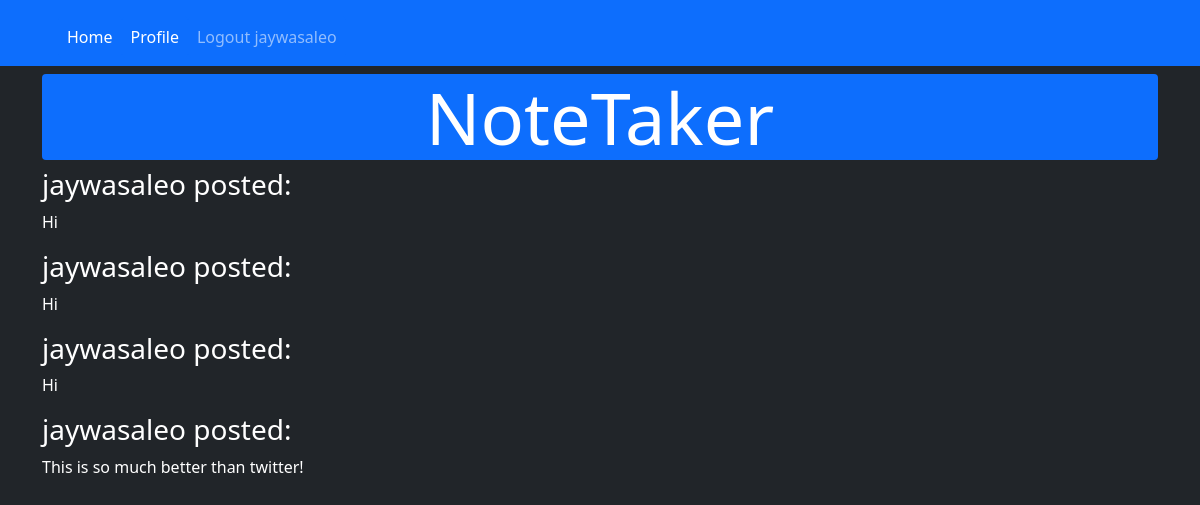
Page / (signed in) on the earlier database version.
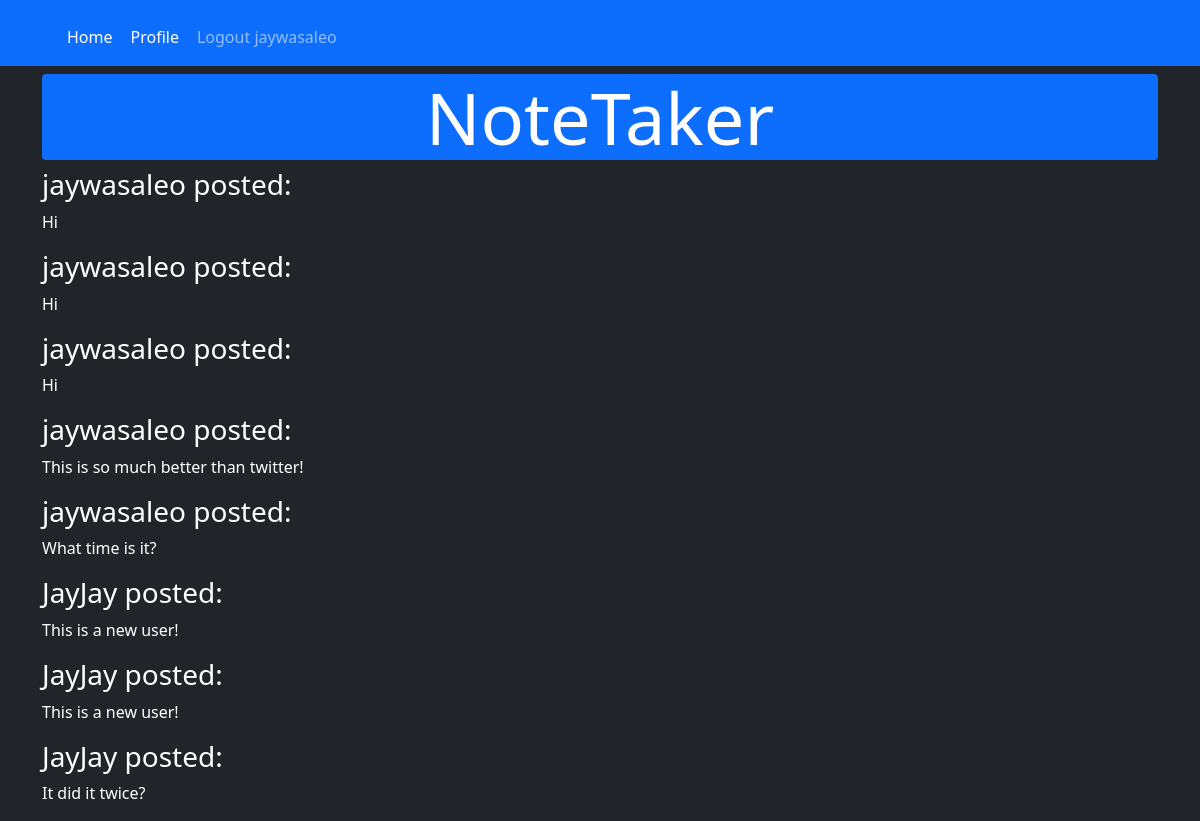
Same page on the later database version.
### website/models.py (models this page shows)
class User(db.Model, UserMixin):
    id = db.Column(db.Integer, primary_key = True)
    email = db.Column(db.String(150), unique = True)
    password = db.Column(db.String(150))
    username = db.Column(db.String(50))
    notes = db.relationship('Note')

class Note(db.Model):
    id = db.Column(db.Integer, primary_key = True)
    data = db.Column(db.String(10000))
    date = db.Column(db.DateTime(timezone = True), default = func.now())
    user_id = db.Column(db.Integer, db.ForeignKey('user.id'))

### website/views.py (the view, shortened to what this page needs)
@views.route('/', methods=['GET', 'POST'])
@login_required
def home():
    all_notes = Note.query.all()
    all_users = User.query.all()
    return render_template("home.html", user=current_user, notelist=all_notes, userlist=all_users)

### website/__init__.py (called while the page is built)
def create_app():
    app = Flask(__name__)
    app.config['SECRET_KEY'] = 'asddfgghjhjk'
    app.config['SQLALCHEMY_DATABASE_URI'] = f'sqlite:///{DB_NAME}'
    db.init_app(app)
    from .views import views
    from .auth import auth
    app.register_blueprint(views, url_prefix='/')
    app.register_blueprint(auth, url_prefix='/')
    from .models import User, Note
    with app.app_context():
        db.create_all()
    login_manager = LoginManager()
    login_manager.login_view = 'auth.login'
    login_manager.init_app(app)
    @login_manager.user_loader
    def load_user(id):
        return User.query.get(int(id))
    return app

### website/templates/home.html
{% extends "base.html" %} {% block title %}Home{% endblock %}
{% block content%}
<h1 class="display-2 text-center bg-primary rounded">
    NoteTaker
</h1>
{% for note in notelist %}
    {% for user in userlist %}
        {% if user.id == note.user_id %}
            <h3>{{ user.username }} posted: </h3>
            <p>{{note.data}}</p>
        {% endif %}
    {% endfor %}
{% endfor %}
{% endblock %}

### website/templates/base.html (shortened to what this page needs)
<!DOCTYPE html>
<html lang="en">
<head>
    <link href="https://cdn.jsdelivr.net/npm/bootstrap@5.0.2/dist/css/bootstrap.min.css" rel="stylesheet">
</head>
<body class="bg-dark text-white">
    <nav class="navbar navbar-expand-md navbar-dark bg-primary">
        <div class="container-xl">
            <div class="ms-3 mt-2 collapse navbar-collapse" id="main-nav">
                <ul class="navbar-nav">
                    {% if user.is_authenticated %}
                    <li class="nav-item"><a class="btn btn-primary nav-link text-white" id="home" href="/">Home</a></li>
                    <li class="nav-item"><a class="btn btn-primary nav-link text-white" id="user" href="{{ url_for('views.user', username=current_user.username) }}">Profile</a></li>
                    <li class="nav-item"><a class="btn btn-primary nav-link" id="logout" href="/logout">Logout {{current_user.username}}</a></li>
                    {% else %}
                    <li class="nav-item"><a class="btn btn-primary nav-link" id="login" href="login">Login</a></li>
                    <li class="nav-item"><a class="btn btn-primary nav-link" id="signup" href="signup">Sign Up</a></li>
                    {% endif %}
                </ul>
            </div>
        </div>
    </nav>
    <div class="container mt-2">
        {% block content %}
        {% endblock %}
    </div>
</body>
</html>

Differences in the rows shown:
added Note: data "What time is it?", User (username "jaywasaleo")
added Note: data "This is a new user!"
added User: username "JayJay"
added Note: data "This is a new user!"
added Note: data "It did it twice?"
